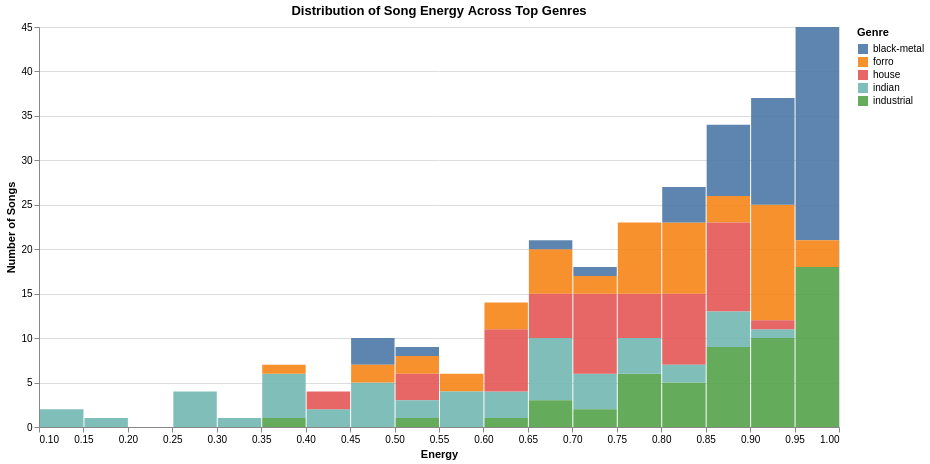

The notebook cell this image was saved under:
### Code cell
# interactive histogram comparing energy across genres

# get top 5 genres (based on counts) to avoid overcrowding
top_genres = spotify_df["track_genre"].value_counts().head(5).index.tolist()
genre_df = spotify_df[spotify_df["track_genre"].isin(top_genres)]

# interactive selection
highlight = alt.selection_point(fields=["track_genre"], bind="legend")

hist = alt.Chart(genre_df).mark_bar().encode(
    x=alt.X("energy:Q", bin=alt.Bin(maxbins=25), title="Energy"),
    y=alt.Y("count():Q", title="Number of Songs"),
    color=alt.Color(
        "track_genre:N",
        title="Genre"
    ),
    opacity=alt.condition(highlight, alt.value(0.9), alt.value(0.2)),
    tooltip=[alt.Tooltip("count():Q", title="Count")]
).add_params(
    highlight
).properties(
    title="Distribution of Song Energy Across Top Genres",
    width=800,
    height=400
)

hist.save("energy_histogram.html")
hist

### Figure 1 — Vega-Lite specification as saved in the notebook (floating-point values rounded to 4 significant figures; data arrays with more than 128 entries replaced by an {"elided": "..."} marker saying what was removed)
{"config": {"view": {"continuousWidth": 300, "continuousHeight": 300}}, "data": {"name": "data-8536b8605e4a01f4791c2e0ddb1b6d10"}, "mark": {"type": "bar"}, "encoding": {"color": {"field": "track_genre", "title": "Genre", "type": "nominal"}, "opacity": {"condition": {"param": "param_2", "value": 0.9}, "value": 0.2}, "tooltip": [{"aggregate": "count", "title": "Count", "type": "quantitative"}], "x": {"bin": {"maxbins": 25}, "field": "energy", "title": "Energy", "type": "quantitative"}, "y": {"aggregate": "count", "title": "Number of Songs", "type": "quantitative"}}, "height": 400, "params": [{"name": "param_2", "select": {"type": "point", "fields": ["track_genre"]}, "bind": "legend"}], "title": "Distribution of Song Energy Across Top Genres", "width": 800, "$schema": "https://vega.github.io/schema/vega-lite/v5.20.1.json", "datasets": {"data-8536b8605e4a01f4791c2e0ddb1b6d10": {"elided": "263 records"}}}
